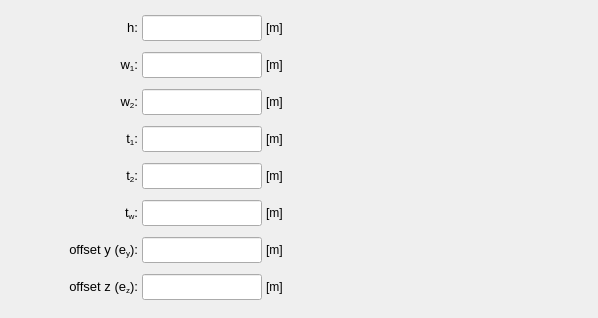
         <widget class="QWidget" name="tab_I_section">
          <attribute name="title">
           <string>I-section</string>
          </attribute>
          <layout class="QGridLayout" name="gridLayout_51">
           <property name="leftMargin">
            <number>4</number>
           </property>
           <property name="topMargin">
            <number>4</number>
           </property>
           <property name="rightMargin">
            <number>4</number>
           </property>
           <property name="bottomMargin">
            <number>4</number>
           </property>
           <property name="spacing">
            <number>4</number>
           </property>
           <item row="0" column="0">
            <widget class="QFrame" name="frame_27">
             <property name="frameShape">
              <enum>QFrame::NoFrame</enum>
             </property>
             <property name="frameShadow">
              <enum>QFrame::Raised</enum>
             </property>
             <layout class="QGridLayout" name="gridLayout_50">
              <property name="leftMargin">
               <number>4</number>
              </property>
              <property name="topMargin">
               <number>4</number>
              </property>
              <property name="rightMargin">
               <number>4</number>
              </property>
              <property name="bottomMargin">
               <number>4</number>
              </property>
              <property name="spacing">
               <number>4</number>
              </property>
              <item row="0" column="4">
               <spacer name="horizontalSpacer_10">
                <property name="orientation">
                 <enum>Qt::Horizontal</enum>
                </property>
                <property name="sizeHint" stdset="0">
                 <size>
                  <width>40</width>
                  <height>20</height>
                 </size>
                </property>
               </spacer>
              </item>
              <item row="0" column="1">
               <widget class="QLabel" name="label_78">
                <property name="minimumSize">
                 <size>
                  <width>90</width>
                  <height>26</height>
                 </size>
                </property>
                <property name="maximumSize">
                 <size>
                  <width>90</width>
                  <height>26</height>
                 </size>
                </property>
                <property name="font">
                 <font>
                  <pointsize>10</pointsize>
                 </font>
                </property>
                <property name="text">
                 <string>&lt;html&gt;&lt;head/&gt;&lt;body&gt;&lt;p align=&quot;right&quot;&gt;h:&lt;/p&gt;&lt;/body&gt;&lt;/html&gt;</string>
                </property>
                <property name="alignment">
                 <set>Qt::AlignCenter</set>
                </property>
               </widget>
              </item>
              <item row="0" column="2">
               <widget class="QLineEdit" name="lineEdit_height_I_section">
                <property name="minimumSize">
                 <size>
                  <width>120</width>
                  <height>26</height>
                 </size>
                </property>
                <property name="maximumSize">
                 <size>
                  <width>120</width>
                  <height>26</height>
                 </size>
                </property>
                <property name="sizeIncrement">
                 <size>
                  <width>0</width>
                  <height>0</height>
                 </size>
                </property>
                <property name="font">
                 <font>
                  <pointsize>10</pointsize>
                 </font>
                </property>
                <property name="focusPolicy">
                 <enum>Qt::StrongFocus</enum>
                </property>
                <property name="styleSheet">
                 <string notr="true"/>
                </property>
                <property name="alignment">
                 <set>Qt::AlignCenter</set>
                </property>
                <property name="clearButtonEnabled">
                 <bool>true</bool>
                </property>
               </widget>
              </item>
              <item row="1" column="2">
               <widget class="QLineEdit" name="lineEdit_w1_I_section">
                <property name="minimumSize">
                 <size>
                  <width>120</width>
                  <height>24</height>
                 </size>
                </property>
                <property name="maximumSize">
                 <size>
                  <width>120</width>
                  <height>26</height>
                 </size>
                </property>
                <property name="sizeIncrement">
                 <size>
                  <width>0</width>
                  <height>0</height>
                 </size>
                </property>
                <property name="font">
                 <font>
                  <pointsize>10</pointsize>
                 </font>
                </property>
                <property name="focusPolicy">
                 <enum>Qt::StrongFocus</enum>
                </property>
                <property name="styleSheet">
                 <string notr="true"/>
                </property>
                <property name="alignment">
                 <set>Qt::AlignCenter</set>
                </property>
                <property name="clearButtonEnabled">
                 <bool>true</bool>
                </property>
               </widget>
              </item>
              <item row="1" column="1">
               <widget class="QLabel" name="label_75">
                <property name="minimumSize">
                 <size>
                  <width>90</width>
                  <height>26</height>
                 </size>
                </property>
                <property name="maximumSize">
                 <size>
                  <width>90</width>
                  <height>26</height>
                 </size>
                </property>
                <property name="font">
                 <font>
                  <pointsize>10</pointsize>
                 </font>
                </property>
                <property name="text">
                 <string>&lt;html&gt;&lt;head/&gt;&lt;body&gt;&lt;p align=&quot;right&quot;&gt;w&lt;span style=&quot; vertical-align:sub;&quot;&gt;1&lt;/span&gt;:&lt;/p&gt;&lt;/body&gt;&lt;/html&gt;</string>
                </property>
                <property name="alignment">
                 <set>Qt::AlignCenter</set>
                </property>
               </widget>
              </item>
              <item row="0" column="3">
               <widget class="QLabel" name="label_142">
                <property name="minimumSize">
                 <size>
                  <width>30</width>
                  <height>26</height>
                 </size>
                </property>
                <property name="maximumSize">
                 <size>
                  <width>30</width>
                  <height>26</height>
                 </size>
                </property>
                <property name="text">
                 <string>[m]</string>
                </property>
                <property name="alignment">
                 <set>Qt::AlignLeading|Qt::AlignLeft|Qt::AlignVCenter</set>
                </property>
               </widget>
              </item>
              <item row="2" column="2">
               <widget class="QLineEdit" name="lineEdit_w2_I_section">
                <property name="minimumSize">
                 <size>
                  <width>120</width>
                  <height>24</height>
                 </size>
                </property>
                <property name="maximumSize">
                 <size>
                  <width>120</width>
                  <height>26</height>
                 </size>
                </property>
                <property name="sizeIncrement">
                 <size>
                  <width>0</width>
                  <height>0</height>
                 </size>
                </property>
                <property name="font">
                 <font>
                  <pointsize>10</pointsize>
                 </font>
                </property>
                <property name="focusPolicy">
                 <enum>Qt::StrongFocus</enum>
                </property>
                <property name="styleSheet">
                 <string notr="true"/>
                </property>
                <property name="alignment">
                 <set>Qt::AlignCenter</set>
                </property>
                <property name="clearButtonEnabled">
                 <bool>true</bool>
                </property>
               </widget>
              </item>
              <item row="1" column="3">
               <widget class="QLabel" name="label_133">
                <property name="minimumSize">
                 <size>
                  <width>30</width>
                  <height>26</height>
                 </size>
                </property>
                <property name="maximumSize">
                 <size>
                  <width>30</width>
                  <height>26</height>
                 </size>
                </property>
                <property name="text">
                 <string>[m]</string>
                </property>
                <property name="alignment">
                 <set>Qt::AlignLeading|Qt::AlignLeft|Qt::AlignVCenter</set>
                </property>
               </widget>
              </item>
              <item row="2" column="1">
               <widget class="QLabel" name="label_76">
                <property name="minimumSize">
                 <size>
                  <width>90</width>
                  <height>26</height>
                 </size>
                </property>
                <property name="maximumSize">
                 <size>
                  <width>90</width>
                  <height>26</height>
                 </size>
                </property>
                <property name="font">
                 <font>
                  <pointsize>10</pointsize>
                 </font>
                </property>
                <property name="text">
                 <string>&lt;html&gt;&lt;head/&gt;&lt;body&gt;&lt;p align=&quot;right&quot;&gt;w&lt;span style=&quot; vertical-align:sub;&quot;&gt;2&lt;/span&gt;:&lt;/p&gt;&lt;/body&gt;&lt;/html&gt;</string>
                </property>
                <property name="alignment">
                 <set>Qt::AlignCenter</set>
                </property>
               </widget>
              </item>
              <item row="3" column="2">
               <widget class="QLineEdit" name="lineEdit_t1_I_section">
                <property name="minimumSize">
                 <size>
                  <width>120</width>
                  <height>24</height>
                 </size>
                </property>
                <property name="maximumSize">
                 <size>
                  <width>120</width>
                  <height>26</height>
                 </size>
                </property>
                <property name="sizeIncrement">
                 <size>
                  <width>0</width>
                  <height>0</height>
                 </size>
                </property>
                <property name="font">
                 <font>
                  <pointsize>10</pointsize>
                 </font>
                </property>
                <property name="focusPolicy">
                 <enum>Qt::StrongFocus</enum>
                </property>
                <property name="styleSheet">
                 <string notr="true"/>
                </property>
                <property name="alignment">
                 <set>Qt::AlignCenter</set>
                </property>
                <property name="clearButtonEnabled">
                 <bool>true</bool>
                </property>
               </widget>
              </item>
              <item row="3" column="3">
               <widget class="QLabel" name="label_138">
                <property name="minimumSize">
                 <size>
                  <width>30</width>
                  <height>26</height>
                 </size>
                </property>
                <property name="maximumSize">
                 <size>
                  <width>30</width>
                  <height>26</height>
                 </size>
                </property>
                <property name="text">
                 <string>[m]</string>
                </property>
                <property name="alignment">
                 <set>Qt::AlignLeading|Qt::AlignLeft|Qt::AlignVCenter</set>
                </property>
               </widget>
              </item>
              <item row="3" column="1">
               <widget class="QLabel" name="label_74">
                <property name="minimumSize">
                 <size>
                  <width>90</width>
                  <height>26</height>
                 </size>
                </property>
                <property name="maximumSize">
                 <size>
                  <width>90</width>
                  <height>26</height>
                 </size>
                </property>
                <property name="font">
                 <font>
                  <pointsize>10</pointsize>
                 </font>
                </property>
                <property name="text">
                 <string>&lt;html&gt;&lt;head/&gt;&lt;body&gt;&lt;p align=&quot;right&quot;&gt;t&lt;span style=&quot; vertical-align:sub;&quot;&gt;1&lt;/span&gt;:&lt;/p&gt;&lt;/body&gt;&lt;/html&gt;</string>
                </property>
                <property name="alignment">
                 <set>Qt::AlignCenter</set>
                </property>
               </widget>
              </item>
              <item row="2" column="3">
               <widget class="QLabel" name="label_141">
                <property name="minimumSize">
                 <size>
                  <width>30</width>
                  <height>26</height>
                 </size>
                </property>
                <property name="maximumSize">
                 <size>
                  <width>30</width>
                  <height>26</height>
                 </size>
                </property>
                <property name="text">
                 <string>[m]</string>
                </property>
                <property name="alignment">
                 <set>Qt::AlignLeading|Qt::AlignLeft|Qt::AlignVCenter</set>
                </property>
               </widget>
              </item>
              <item row="4" column="1">
               <widget class="QLabel" name="label_77">
                <property name="minimumSize">
                 <size>
                  <width>90</width>
                  <height>26</height>
                 </size>
                </property>
                <property name="maximumSize">
                 <size>
                  <width>90</width>
                  <height>26</height>
                 </size>
                </property>
                <property name="font">
                 <font>
                  <pointsize>10</pointsize>
                 </font>
                </property>
                <property name="text">
                 <string>&lt;html&gt;&lt;head/&gt;&lt;body&gt;&lt;p align=&quot;right&quot;&gt;t&lt;span style=&quot; vertical-align:sub;&quot;&gt;2&lt;/span&gt;:&lt;/p&gt;&lt;/body&gt;&lt;/html&gt;</string>
                </property>
                <property name="alignment">
                 <set>Qt::AlignCenter</set>
                </property>
               </widget>
              </item>
              <item row="4" column="2">
               <widget class="QLineEdit" name="lineEdit_t2_I_section">
                <property name="minimumSize">
                 <size>
                  <width>120</width>
                  <height>24</height>
                 </size>
                </property>
                <property name="maximumSize">
                 <size>
                  <width>120</width>
                  <height>26</height>
                 </size>
                </property>
                <property name="sizeIncrement">
                 <size>
                  <width>0</width>
                  <height>0</height>
                 </size>
                </property>
                <property name="font">
                 <font>
                  <pointsize>10</pointsize>
                 </font>
                </property>
                <property name="focusPolicy">
                 <enum>Qt::StrongFocus</enum>
                </property>
                <property name="styleSheet">
                 <string notr="true"/>
                </property>
                <property name="alignment">
                 <set>Qt::AlignCenter</set>
                </property>
                <property name="clearButtonEnabled">
                 <bool>true</bool>
                </property>
               </widget>
              </item>
              <item row="4" column="3">
               <widget class="QLabel" name="label_136">
                <property name="minimumSize">
                 <size>
                  <width>30</width>
                  <height>26</height>
                 </size>
                </property>
                <property name="maximumSize">
                 <size>
                  <width>30</width>
                  <height>26</height>
                 </size>
                </property>
                <property name="text">
                 <string>[m]</string>
                </property>
                <property name="alignment">
                 <set>Qt::AlignLeading|Qt::AlignLeft|Qt::AlignVCenter</set>
                </property>
               </widget>
              </item>
              <item row="5" column="2">
               <widget class="QLineEdit" name="lineEdit_tw_I_section">
                <property name="minimumSize">
                 <size>
                  <width>120</width>
                  <height>24</height>
                 </size>
                </property>
                <property name="maximumSize">
                 <size>
                  <width>120</width>
                  <height>26</height>
                 </size>
                </property>
                <property name="sizeIncrement">
                 <size>
                  <width>0</width>
                  <height>0</height>
                 </size>
                </property>
                <property name="font">
                 <font>
                  <pointsize>10</pointsize>
                 </font>
                </property>
                <property name="focusPolicy">
                 <enum>Qt::StrongFocus</enum>
                </property>
                <property name="styleSheet">
                 <string notr="true"/>
                </property>
                <property name="alignment">
                 <set>Qt::AlignCenter</set>
                </property>
                <property name="clearButtonEnabled">
                 <bool>true</bool>
                </property>
               </widget>
              </item>
              <item row="5" column="3">
               <widget class="QLabel" name="label_134">
                <property name="minimumSize">
                 <size>
                  <width>30</width>
                  <height>26</height>
                 </size>
                </property>
                <property name="maximumSize">
                 <size>
                  <width>30</width>
                  <height>26</height>
                 </size>
                </property>
                <property name="text">
                 <string>[m]</string>
                </property>
                <property name="alignment">
                 <set>Qt::AlignLeading|Qt::AlignLeft|Qt::AlignVCenter</set>
                </property>
               </widget>
              </item>
              <item row="5" column="1">
               <widget class="QLabel" name="label_84">
                <property name="minimumSize">
                 <size>
                  <width>90</width>
                  <height>26</height>
                 </size>
                </property>
                <property name="maximumSize">
                 <size>
                  <width>90</width>
                  <height>26</height>
                 </size>
                </property>
                <property name="font">
                 <font>
                  <pointsize>10</pointsize>
                 </font>
                </property>
                <property name="text">
                 <string>&lt;html&gt;&lt;head/&gt;&lt;body&gt;&lt;p align=&quot;right&quot;&gt;t&lt;span style=&quot; vertical-align:sub;&quot;&gt;w&lt;/span&gt;:&lt;/p&gt;&lt;/body&gt;&lt;/html&gt;</string>
                </property>
                <property name="alignment">
                 <set>Qt::AlignCenter</set>
                </property>
               </widget>
              </item>
              <item row="6" column="3">
               <widget class="QLabel" name="label_140">
                <property name="minimumSize">
                 <size>
                  <width>30</width>
                  <height>26</height>
                 </size>
                </property>
                <property name="maximumSize">
                 <size>
                  <width>30</width>
                  <height>26</height>
                 </size>
                </property>
                <property name="text">
                 <string>[m]</string>
                </property>
                <property name="alignment">
                 <set>Qt::AlignLeading|Qt::AlignLeft|Qt::AlignVCenter</set>
                </property>
               </widget>
              </item>
              <item row="6" column="2">
               <widget class="QLineEdit" name="lineEdit_offsety_I_section">
                <property name="minimumSize">
                 <size>
                  <width>120</width>
                  <height>26</height>
                 </size>
                </property>
                <property name="maximumSize">
                 <size>
                  <width>120</width>
                  <height>26</height>
                 </size>
                </property>
                <property name="font">
                 <font>
                  <pointsize>10</pointsize>
                 </font>
                </property>
                <property name="focusPolicy">
                 <enum>Qt::StrongFocus</enum>
                </property>
                <property name="styleSheet">
                 <string notr="true"/>
                </property>
                <property name="alignment">
                 <set>Qt::AlignCenter</set>
                </property>
                <property name="clearButtonEnabled">
                 <bool>true</bool>
                </property>
               </widget>
              </item>
              <item row="6" column="1">
               <widget class="QLabel" name="label_137">
                <property name="minimumSize">
                 <size>
                  <width>90</width>
                  <height>26</height>
                 </size>
                </property>
                <property name="maximumSize">
                 <size>
                  <width>90</width>
                  <height>26</height>
                 </size>
                </property>
                <property name="font">
                 <font>
                  <pointsize>10</pointsize>
                 </font>
                </property>
                <property name="text">
                 <string>&lt;html&gt;&lt;head/&gt;&lt;body&gt;&lt;p align=&quot;right&quot;&gt;offset y (e&lt;span style=&quot; vertical-align:sub;&quot;&gt;y&lt;/span&gt;):&lt;/p&gt;&lt;/body&gt;&lt;/html&gt;</string>
                </property>
                <property name="alignment">
                 <set>Qt::AlignRight|Qt::AlignTrailing|Qt::AlignVCenter</set>
                </property>
               </widget>
              </item>
              <item row="7" column="2">
               <widget class="QLineEdit" name="lineEdit_offsetz_I_section">
                <property name="minimumSize">
                 <size>
                  <width>120</width>
                  <height>26</height>
                 </size>
                </property>
                <property name="maximumSize">
                 <size>
                  <width>120</width>
                  <height>26</height>
                 </size>
                </property>
                <property name="font">
                 <font>
                  <pointsize>10</pointsize>
                 </font>
                </property>
                <property name="focusPolicy">
                 <enum>Qt::StrongFocus</enum>
                </property>
                <property name="styleSheet">
                 <string notr="true"/>
                </property>
                <property name="alignment">
                 <set>Qt::AlignCenter</set>
                </property>
                <property name="clearButtonEnabled">
                 <bool>true</bool>
                </property>
               </widget>
              </item>
              <item row="7" column="1">
               <widget class="QLabel" name="label_132">
                <property name="minimumSize">
                 <size>
                  <width>90</width>
                  <height>26</height>
                 </size>
                </property>
                <property name="maximumSize">
                 <size>
                  <width>90</width>
                  <height>26</height>
                 </size>
                </property>
                <property name="font">
                 <font>
                  <pointsize>10</pointsize>
                 </font>
                </property>
                <property name="text">
                 <string>&lt;html&gt;&lt;head/&gt;&lt;body&gt;&lt;p align=&quot;right&quot;&gt;offset z (e&lt;span style=&quot; vertical-align:sub;&quot;&gt;z&lt;/span&gt;):&lt;/p&gt;&lt;/body&gt;&lt;/html&gt;</string>
                </property>
                <property name="alignment">
                 <set>Qt::AlignRight|Qt::AlignTrailing|Qt::AlignVCenter</set>
                </property>
               </widget>
              </item>
              <item row="7" column="3">
               <widget class="QLabel" name="label_139">
                <property name="minimumSize">
                 <size>
                  <width>30</width>
                  <height>26</height>
                 </size>
                </property>
                <property name="maximumSize">
                 <size>
                  <width>30</width>
                  <height>26</height>
                 </size>
                </property>
                <property name="text">
                 <string>[m]</string>
                </property>
                <property name="alignment">
                 <set>Qt::AlignLeading|Qt::AlignLeft|Qt::AlignVCenter</set>
                </property>
               </widget>
              </item>
              <item row="0" column="0">
               <spacer name="horizontalSpacer_11">
                <property name="orientation">
                 <enum>Qt::Horizontal</enum>
                </property>
                <property name="sizeHint" stdset="0">
                 <size>
                  <width>40</width>
                  <height>20</height>
                 </size>
                </property>
               </spacer>
              </item>
             </layout>
            </widget>
           </item>
           <item row="0" column="1">
            <widget class="QFrame" name="frame_22">
             <property name="frameShape">
              <enum>QFrame::NoFrame</enum>
             </property>
             <property name="frameShadow">
              <enum>QFrame::Raised</enum>
             </property>
             <layout class="QGridLayout" name="gridLayout_46">
              <property name="leftMargin">
               <number>0</number>
              </property>
              <property name="topMargin">
               <number>0</number>
              </property>
              <property name="rightMargin">
               <number>0</number>
              </property>
              <property name="bottomMargin">
               <number>0</number>
              </property>
              <property name="spacing">
               <number>0</number>
              </property>
              <item row="0" column="0">
               <widget class="QLabel" name="label_10">
                <property name="minimumSize">
                 <size>
                  <width>250</width>
                  <height>310</height>
                 </size>
                </property>
                <property name="maximumSize">
                 <size>
                  <width>250</width>
                  <height>310</height>
                 </size>
                </property>
                <property name="text">
                 <string/>
                </property>
                <property name="pixmap">
                 <pixmap>../../../../figures/I_profile.PNG</pixmap>
                </property>
                <property name="scaledContents">
                 <bool>true</bool>
                </property>
               </widget>
              </item>
             </layout>
            </widget>
           </item>
          </layout>
         </widget>
